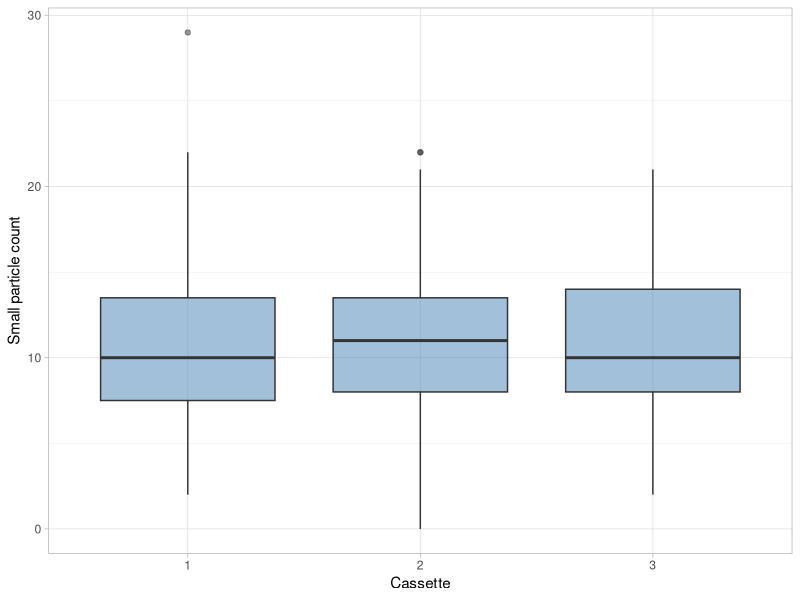
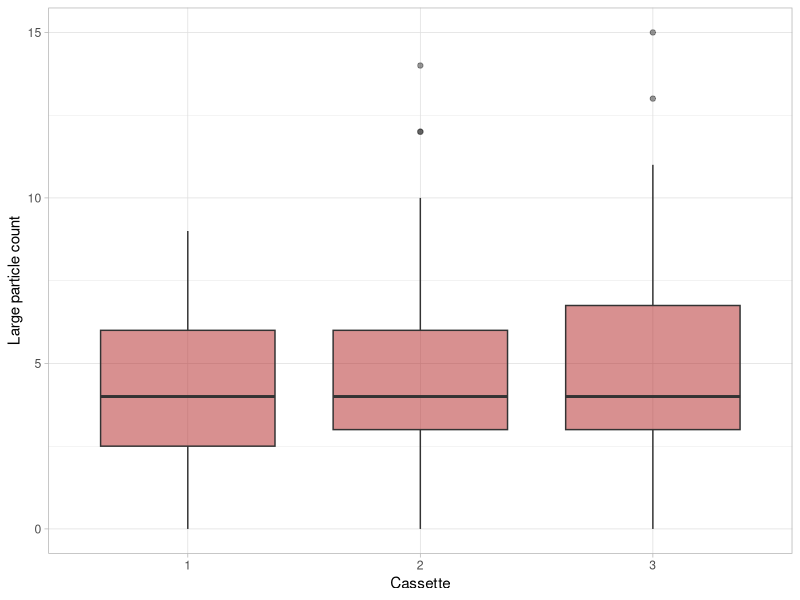
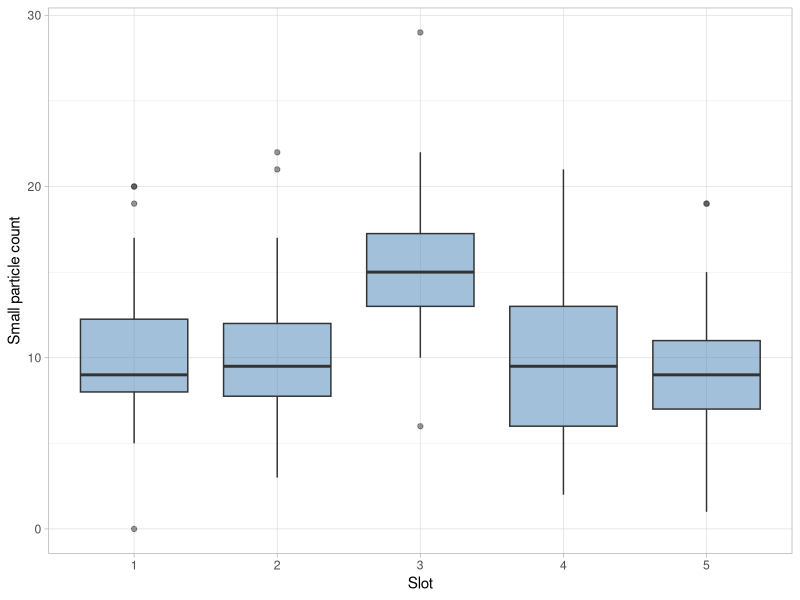
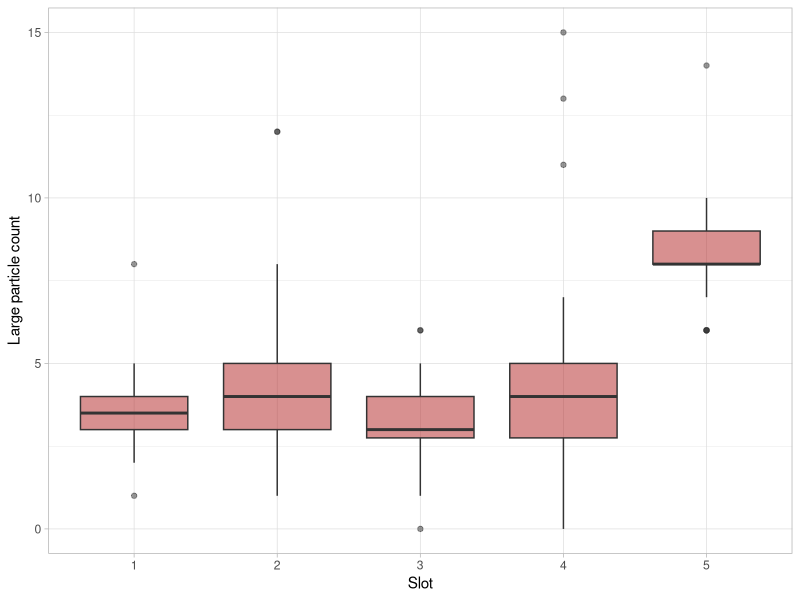
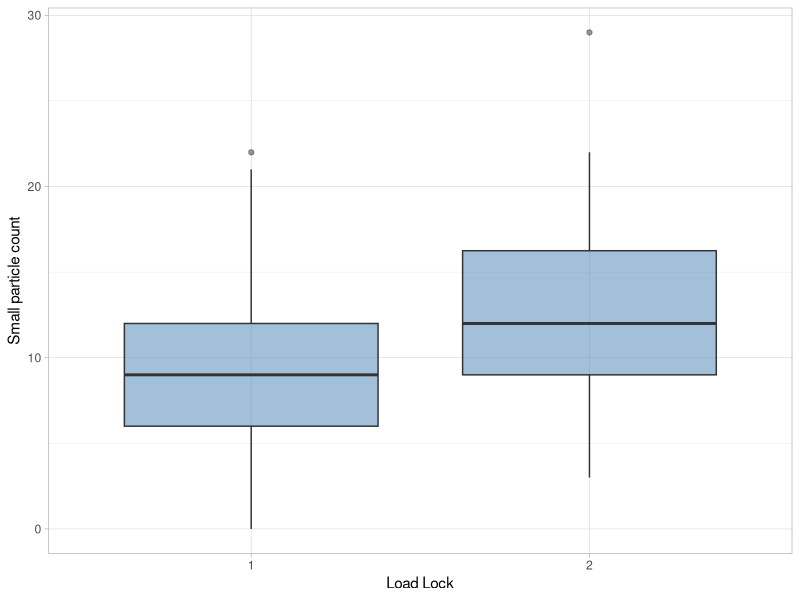
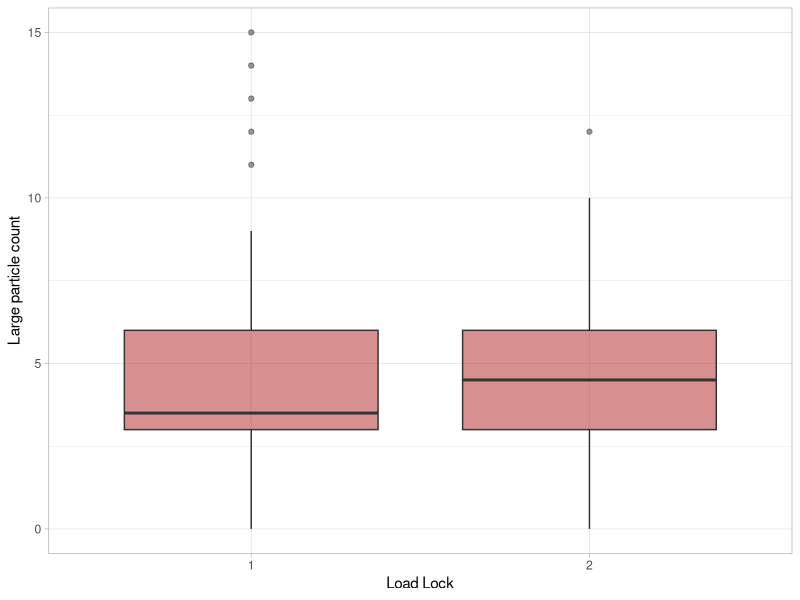
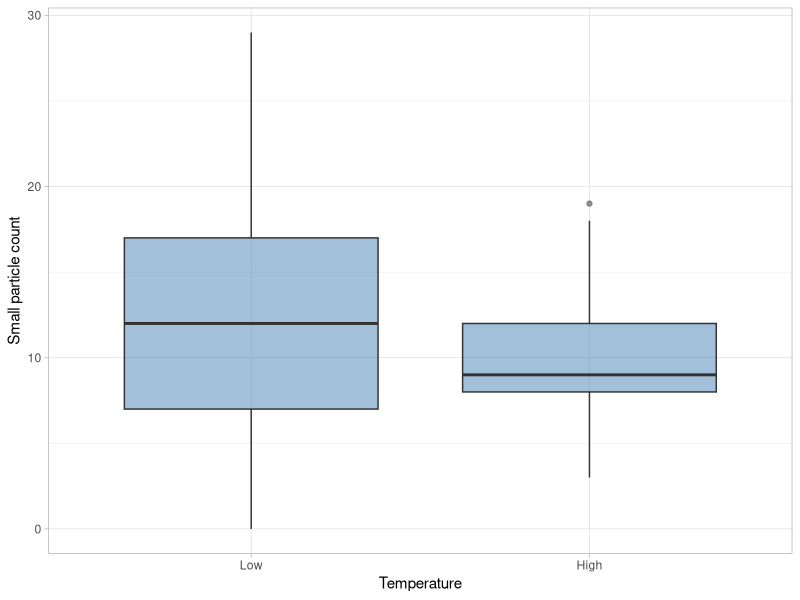
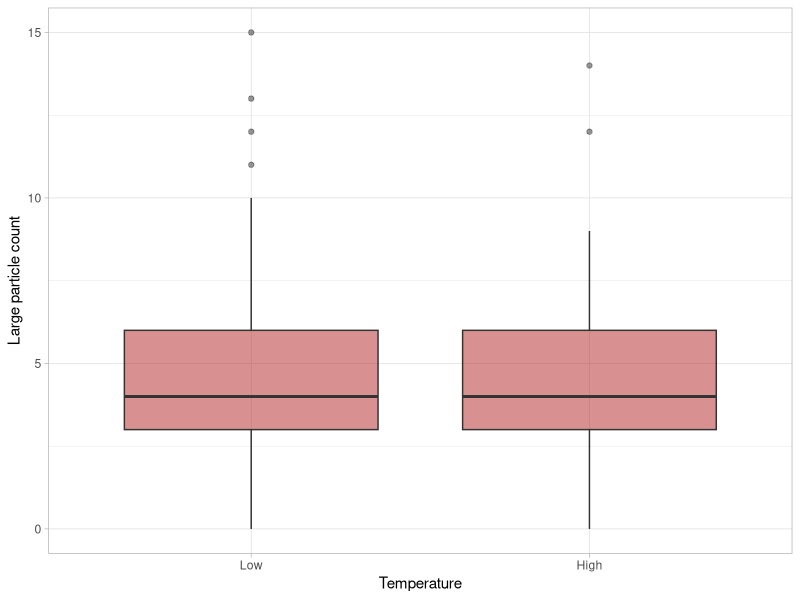

Generate these figures, in order, with R:
## ---- chunk 1
#| code-fold: true
#| message: false
library(tidyverse)

set.seed(321)
n_per_cell <- 8

particles <- expand_grid(
  slot = factor(1:5),
  load_lock = factor(c("1", "2")),
  temperature = factor(c("Low", "High"), levels = c("Low", "High")),
  rep = 1:n_per_cell
) |>
  mutate(
    cassette = factor(sample(1:3, n(), replace = TRUE)),
    slot_effect_small = if_else(slot == "3", 6, 0),
    slot_effect_large = if_else(slot == "5", 4, 0),
    ll_effect = if_else(load_lock == "2", 1, 0),
    temp_mult = if_else(temperature == "Low", 1, 0.4),
    small_particles = pmax(0, round(
      8 + slot_effect_small + ll_effect * 5 * temp_mult +
        rnorm(n(), 0, 2 + 3 * (temperature == "Low"))
    )),
    large_particles = pmax(0, round(
      3 + slot_effect_large + ll_effect * 1.5 * temp_mult +
        rnorm(n(), 0, 1.2) + rbinom(n(), 1, 0.05) * rpois(n(), 8)
    ))
  ) |>
  select(cassette, slot, load_lock, temperature, small_particles, large_particles)
## ---- chunk 2
#| code-fold: true
#| label: fig-ppc-422-small-by-cassette
#| fig-cap: "Small particles by cassette"
ggplot(particles, aes(cassette, small_particles)) +
  geom_boxplot(fill = "steelblue", alpha = 0.5) +
  labs(x = "Cassette", y = "Small particle count") +
  theme_light()
## ---- chunk 3
#| code-fold: true
#| label: fig-ppc-422-large-by-cassette
#| fig-cap: "Large particles by cassette"
ggplot(particles, aes(cassette, large_particles)) +
  geom_boxplot(fill = "firebrick", alpha = 0.5) +
  labs(x = "Cassette", y = "Large particle count") +
  theme_light()
## ---- chunk 4
#| code-fold: true
#| label: fig-ppc-422-small-by-slot
#| fig-cap: "Small particles by slot"
ggplot(particles, aes(slot, small_particles)) +
  geom_boxplot(fill = "steelblue", alpha = 0.5) +
  labs(x = "Slot", y = "Small particle count") +
  theme_light()
## ---- chunk 5
#| code-fold: true
#| label: fig-ppc-422-large-by-slot
#| fig-cap: "Large particles by slot"
ggplot(particles, aes(slot, large_particles)) +
  geom_boxplot(fill = "firebrick", alpha = 0.5) +
  labs(x = "Slot", y = "Large particle count") +
  theme_light()
## ---- chunk 6
#| code-fold: true
#| label: fig-ppc-422-small-by-load-lock
#| fig-cap: "Small particles by load lock"
ggplot(particles, aes(load_lock, small_particles)) +
  geom_boxplot(fill = "steelblue", alpha = 0.5) +
  labs(x = "Load Lock", y = "Small particle count") +
  theme_light()
## ---- chunk 7
#| code-fold: true
#| label: fig-ppc-422-large-by-load-lock
#| fig-cap: "Large particles by load lock"
ggplot(particles, aes(load_lock, large_particles)) +
  geom_boxplot(fill = "firebrick", alpha = 0.5) +
  labs(x = "Load Lock", y = "Large particle count") +
  theme_light()
## ---- chunk 8
#| code-fold: true
#| label: fig-ppc-422-small-by-temperature
#| fig-cap: "Small particles by temperature"
ggplot(particles, aes(temperature, small_particles)) +
  geom_boxplot(fill = "steelblue", alpha = 0.5) +
  labs(x = "Temperature", y = "Small particle count") +
  theme_light()
## ---- chunk 9
#| code-fold: true
#| label: fig-ppc-422-large-by-temperature
#| fig-cap: "Large particles by temperature"
ggplot(particles, aes(temperature, large_particles)) +
  geom_boxplot(fill = "firebrick", alpha = 0.5) +
  labs(x = "Temperature", y = "Large particle count") +
  theme_light()
